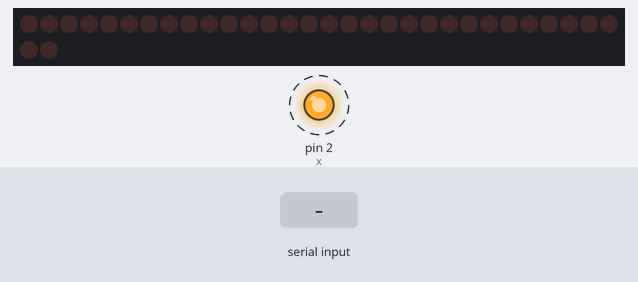
Bench run of a sketch on a simulated Arduino Mega 2560, built with avr-gcc and run on an emulated ATmega2560. Parts: 32 shift-register outputs drawn as a row of LEDs (first output left, lit = HIGH), output pins drawn as LEDs (lit = HIGH). Wiring (inferred from the names in the program): 4 × shift register (74HC595): data pin 4; shift clock pin 6; latch pin 5. Wiring (inferred from the signals the program sends): row of LEDs: on Q0, Q1, Q2, Q3, Q4, Q5, Q6, Q7, Q8, Q9, Q10, Q11, Q12, Q13, Q14, Q15, Q16, Q17, Q18, Q19, Q20, Q21, Q22, Q23, Q24, Q25, Q26, Q27, Q28, Q29, Q30, Q31. Dashed ring = blinking. Inputs (shaded band) come from the test bench. Pins used as bus, display or sensor lines are not drawn.

Above: at 4.8 s.
4.9 s: "offall" received over the second serial link
At 7.7 s:
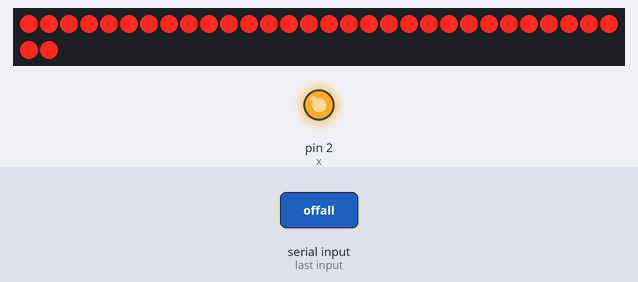
At 8.7 s:
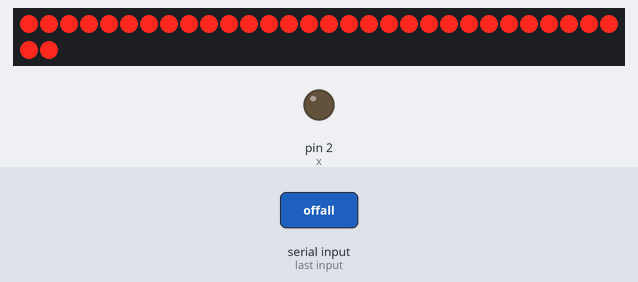
10.9 s: "onall" received over the second serial link
At 13.8 s:
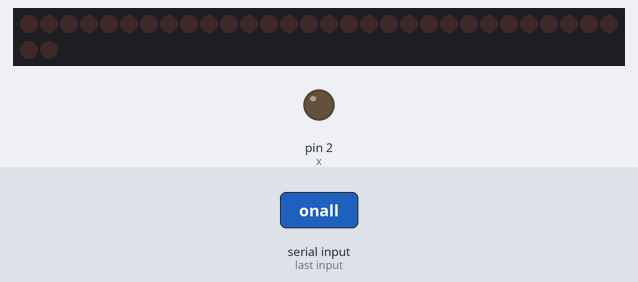
16.5 s: "sync" received over the second serial link
Timing chart, 0 to 26.4 s (numbered marks = the images above; inputs shaded):
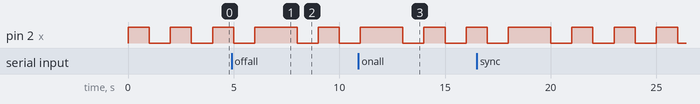

The sketch:

blututcoba.ino
```cpp
#include<Wire.h>
#include<EEPROM.h>
#include<SoftwareSerial.h>
String blut;
SoftwareSerial Ser(3, 30); // rx , tx

#define l  5
#define d  4
#define c  6

#define x  2

void setup() {
  // put your setup code here, to run once:
  Wire.begin();
  Ser.begin(9600);
  pinMode(l, OUTPUT);
  pinMode(d, OUTPUT);
  pinMode(c, OUTPUT);
  pinMode(x, OUTPUT);
}

void loop() {
  // put your main code here, to run repeatedly:
  digitalWrite(l, LOW);


digitalWrite(x, HIGH);
  if (Ser.available()) {
    blut = Ser.readString();


    if (blut.substring (0, blut.length()) == "sync") {

    }
    else if (blut.substring (0, blut.length()) == "offall") {
      shiftOut(d, c, MSBFIRST, 0xff);
      shiftOut(d, c, MSBFIRST, 0xff);
      shiftOut(d, c, MSBFIRST, 0xff);
      shiftOut(d, c, MSBFIRST, 0xff);
    }
    else if (blut.substring (0, blut.length()) == "onall") {
      shiftOut(d, c, MSBFIRST, 0x00);
      shiftOut(d, c, MSBFIRST, 0x00);
      shiftOut(d, c, MSBFIRST, 0x00);
      shiftOut(d, c, MSBFIRST, 0x00);
    }
    else if (blut.substring (0, blut.length()) == "B2on") {
      //     x41 = x4 = true;
    }
    else if (blut.substring (0, blut.length()) == "B2off") {
      //      x41 = x4 = false;
    }
    else if (blut.substring (0, blut.length()) == "B3on") {

    }
    else if (blut.substring (0, blut.length()) == "B3off") {

    }
    else if (blut.substring (0, blut.length()) == "B4on") {

    }
    else if (blut.substring (0, blut.length()) == "B4off") {

    }
    else if (blut.substring (0, blut.length()) == "B5on") {

    }
    else if (blut.substring (0, blut.length()) == "B5off") {

    }
  }
  digitalWrite(l, HIGH);
  delay(1000);
  digitalWrite(x, LOW);
  delay(1000);

  }
```
